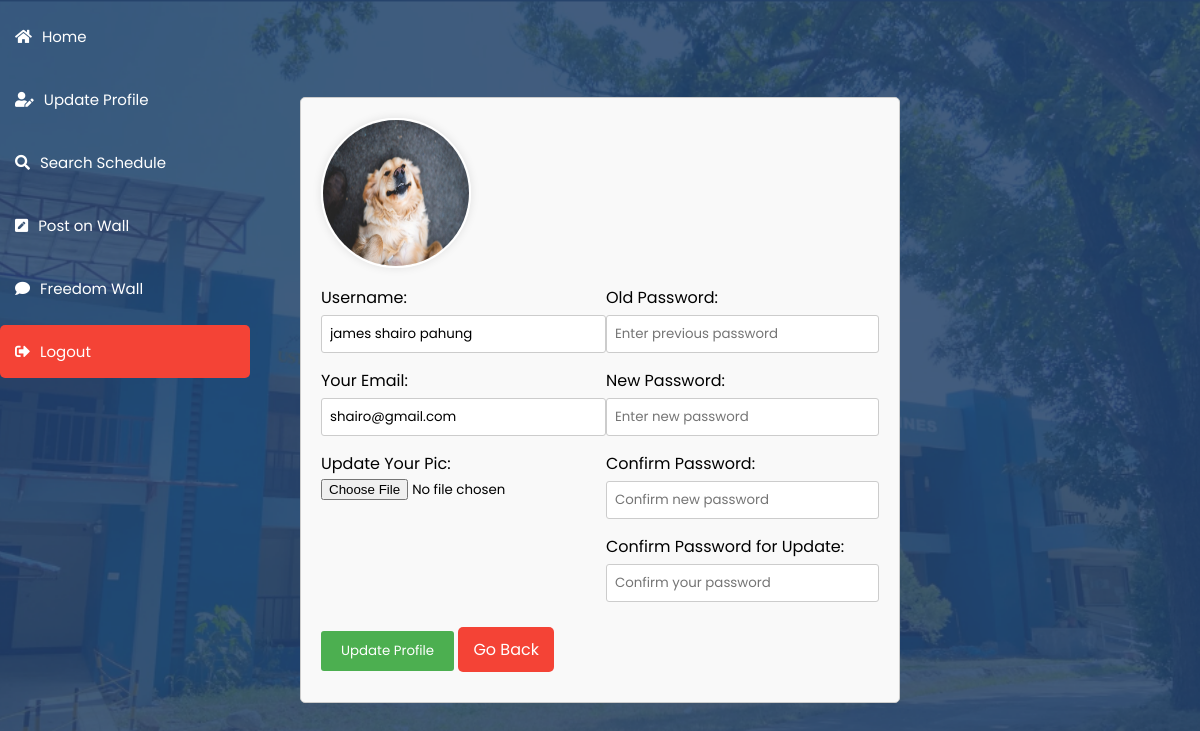
/user_updp.php (signed in), run on the app's committed database.
### tables this page shows
CREATE TABLE `users` (
  `id` int(100) NOT NULL,
  `name` varchar(50) NOT NULL,
  `courseandyear` varchar(100) NOT NULL,
  `email` varchar(50) NOT NULL,
  `password` varchar(255) NOT NULL,
  `image` varchar(100) DEFAULT NULL,
  `role` varchar(20) NOT NULL DEFAULT 'user'
);

### user_updp.php (the view, shortened to what this page needs)
<?php
include 'config.php';
$user_id = $_SESSION['user_id'];
$select = mysqli_query($conn, "SELECT * FROM users WHERE id = '$user_id'") or die('query failed');
if (mysqli_num_rows($select) > 0) {
    $fetch = mysqli_fetch_assoc($select);
}
?>
<!DOCTYPE html>
<html lang="en">
<head>
    <link rel="stylesheet" href="https://cdnjs.cloudflare.com/ajax/libs/font-awesome/5.15.4/css/all.min.css">
</head>
<body>
<div class="update-profile">
    <form action="" method="post" enctype="multipart/form-data">
        <?php
        if ($fetch['image'] == '') {
            echo '<img src="images/default-avatar.png">';
        } else {
            echo '<img src="uploaded_img/' . $fetch['image'] . '">';
        }
        ?>
<div class="sidebar">
    <a href="userhome.php" class="btn"><i class="fas fa-home"></i>Home</a>
    <a href="user_updp.php" class="btn"><i class="fas fa-user-edit"></i>Update Profile</a>
    <a href="searchsched.php" class="btn"><i class="fas fa-search"></i>Search Schedule</a>
    <a href="userthots.php?user_id=<?php echo $user_id; ?>" class="btn"><i class="fas fa-pen-square"></i>Post on Wall</a>
    <a href="wallthots.php" class="btn"><i class="fas fa-comment"></i>Freedom Wall</a>
    <a href="userhome.php?logout=<?php echo $user_id; ?>" class="delete-btn"><i class="fas fa-sign-out-alt"></i>Logout</a>
</div>
        <div class="flex">
            <div class="inputBox">
                <span>Username:</span>
                <input type="text" name="update_name" value="<?php echo $fetch['name']; ?>" class="box">
                <span>Your Email:</span>
                <input type="email" name="update_email" value="<?php echo $fetch['email']; ?>" class="box">
                <span>Update Your Pic:</span>
                <input type="file" name="update_image" accept="image/jpg, image/jpeg, image/png" class="box">
            </div>
            <div class="inputBox">
                <span>Old Password:</span>
                <input type="password" name="update_pass" placeholder="Enter previous password" class="box" required>
                <span>New Password:</span>
                <input type="password" name="new_pass" placeholder="Enter new password" class="box" required>
                <span>Confirm Password:</span>
                <input type="password" name="confirm_pass" placeholder="Confirm new password" class="box" required>
                <span>Confirm Password for Update:</span>
<input type="password" name="confirm_update_pass" placeholder="Confirm your password" class="box" required>
            </div>
        </div>
        <input type="submit" value="Update Profile" name="update_profile" class="btn">
        <a href="home.php" class="delete-btn">Go Back</a>
    </form>
</div>
</body>
</html>

### user_updp.php (style rules this page uses)
* { margin: 0; padding: 0; box-sizing: border-box; font-family: "Poppins", sans-serif; }
body { display: flex; justify-content: center; align-items: center; min-height: 100vh; background: url(pics/ustp.png) no-repeat; background-size: cover; background-position: center; }
.sidebar { height: none; width: 250px; position: fixed; top: 0; left: 0; padding-top: none; }
.sidebar a { padding: 15px; text-decoration: none; font-size: 15px; color: WHITE; display: block; transition: 0.3s; }
.sidebar a i { margin-right: 10px; }
.btn { display: inline-block; padding: 10px 15px; margin: 10px 0; text-decoration: none; color: #fff; border-radius: 5px; transition: background-color 0.3s; }
.delete-btn { display: inline-block; padding: 10px 15px; margin: 10px 0; text-decoration: none; background-color: #f44336; color: #fff; border-radius: 5px; transition: background-color 0.3s; }
.update-profile { width: 70%; margin: 0 auto; padding: 20px; border: 1px solid #ccc; border-radius: 5px; background-color: #f9f9f9; box-sizing: border-box; max-width: 600px; }
.update-profile form input[type="text"], .update-profile form input[type="email"], .update-profile form input[type="password"], .update-profile form textarea { width: 100%; padding: 8px; margin: 5px 0 15px 0; border: 1px solid #ccc; border-radius: 3px; box-sizing: border-box; }
.update-profile img { width: 150px; height: 150px; border-radius: 50%; margin-bottom: 10px; border: 2px solid #fff; box-shadow: 0 0 10px rgba(0, 0, 0, 0.1); }
.update-profile form input[type="submit"] { background-color: #4CAF50; color: white; padding: 10px 20px; border: none; border-radius: 3px; cursor: pointer; }
.flex { display: flex; justify-content: space-between; }

### data on the page
users: image (picture), update_name "james shairo pahung", update_email "shairo@gmail.com"
